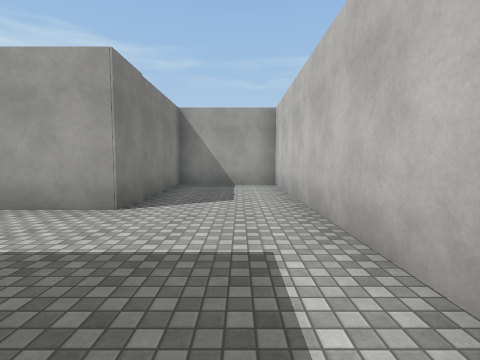
[1] (above)

24 first-person views from a walk through a scene from a Unity 3-D project. The camera is 1.5 m above the floor, tilts 4° down and sees 85° across. The floor is counted in squares, 2 m on a side. Each view is taken from the middle of a square. On the plan, view 1 faces up. The plan holds only what a view shows up to about 9 squares ahead; the rest is blank. The place goes on beyond the plan. Surface patterns are stand-ins for the level's own textures.

[2]
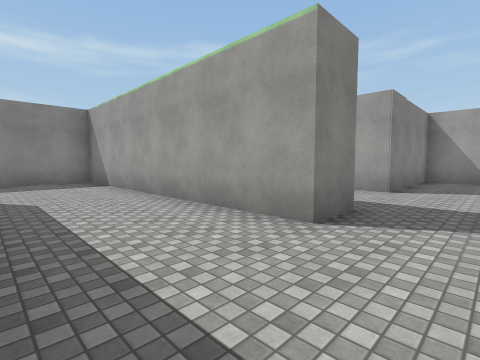

[3]
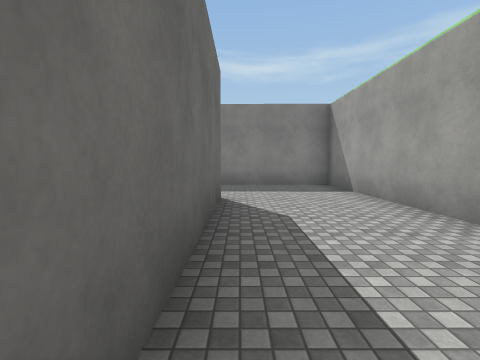

[4]
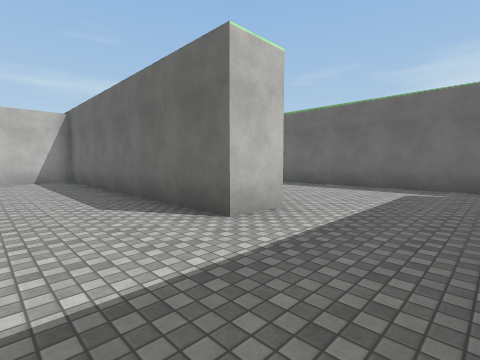

[5]
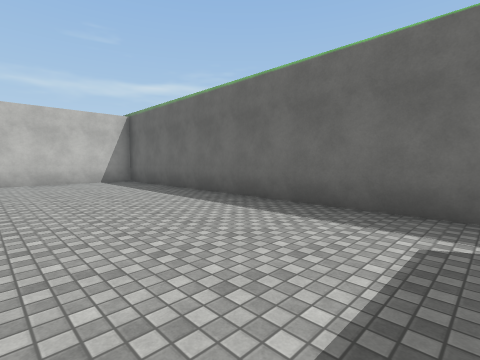

[6]
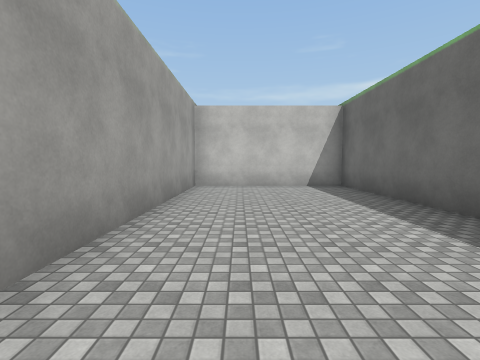

[7]
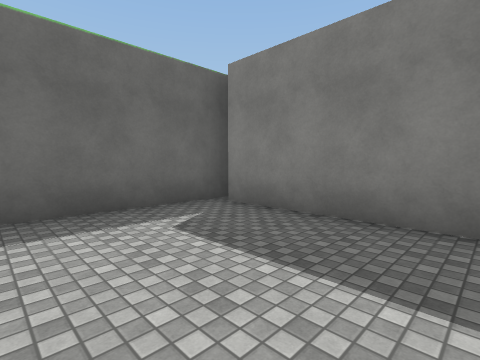

[8]
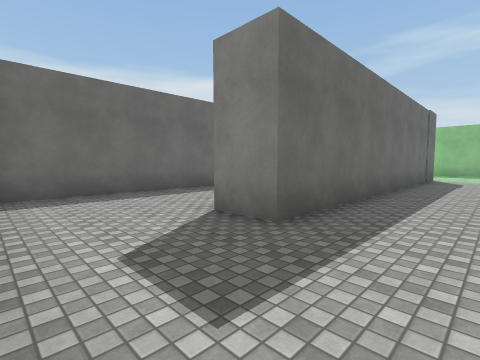

[9]
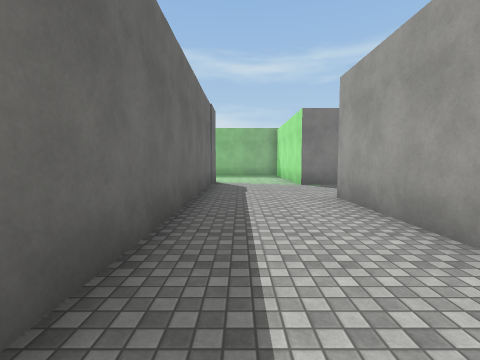

[10]
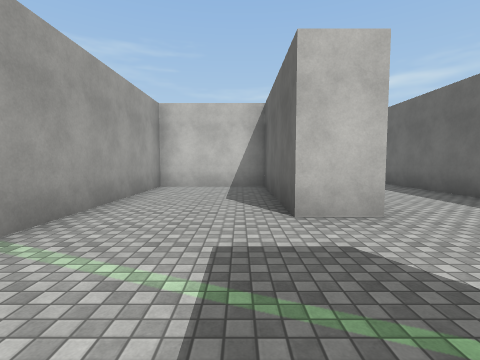

[11]
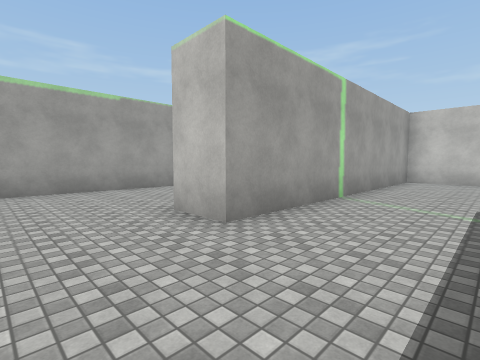

[12]
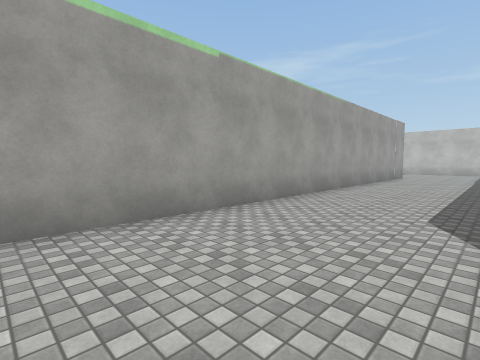

[13]
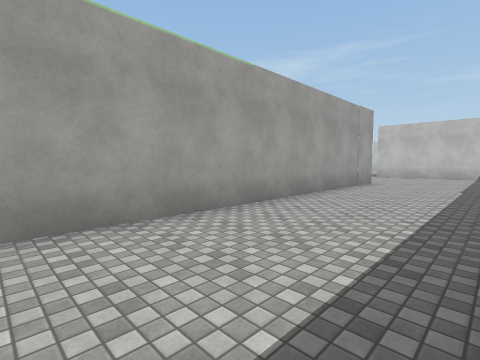

[14]
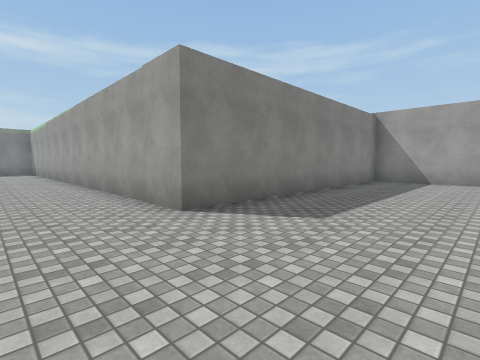

[15]
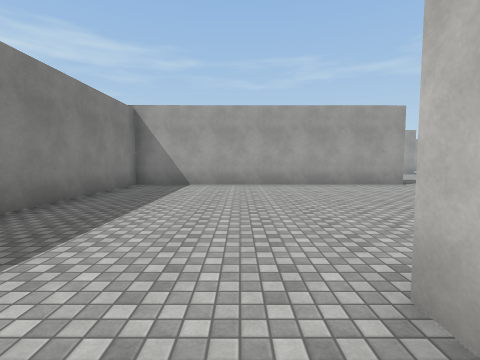

[16]
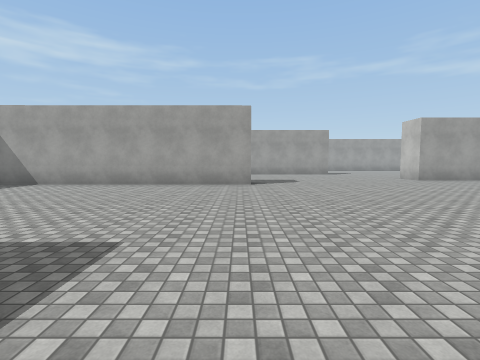

[17]
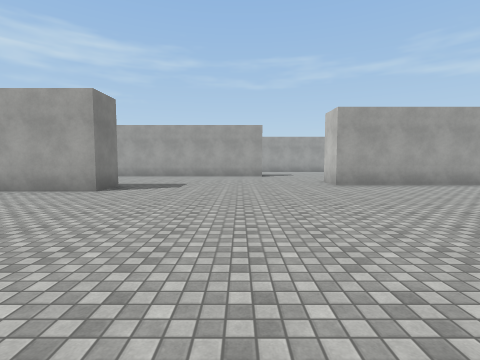

[18]
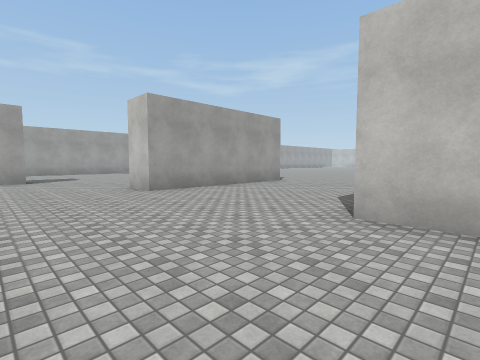

[19]
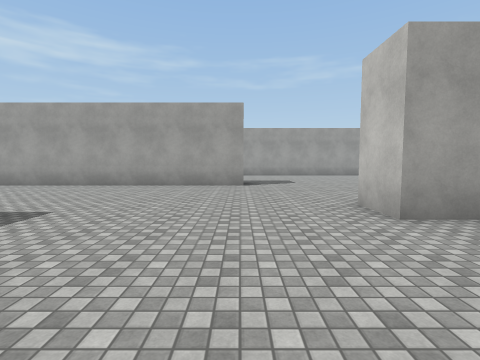

[20]
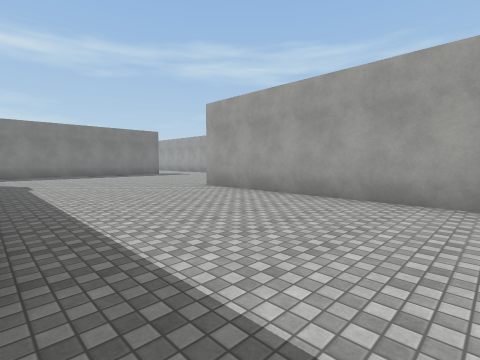

[21]
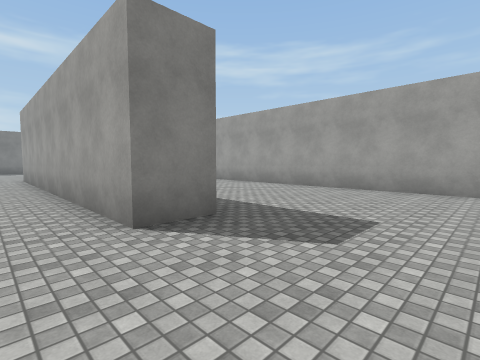

[22]
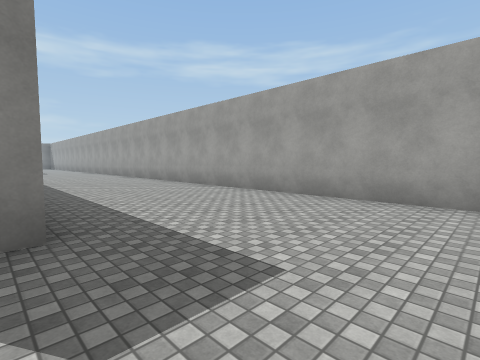

[23]
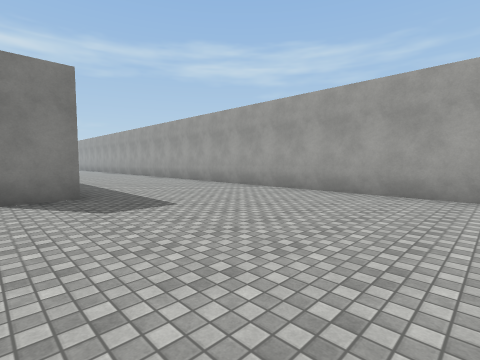

[24]
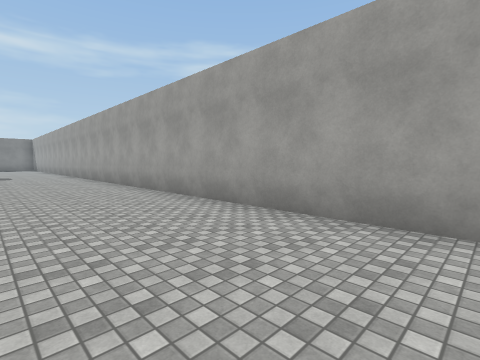

### Floor plan
Points are (right, up) in squares from view 1. A wall is a line through its corners. A room is listed if a view was taken in it or the views show most of it. See-through windows are left out.
Room 1 (views 1, 2, 3, 4, 5, 6, 7, 8, 9)
walls: (-7.5, -4.6) (-7.5, -3.4) (0.7, -3.4); (1.2, -2.6) (1.2, -1.4); (-8.6, 1.1) (-1.6, 1.1) (-1.6, -0.2) (-10.4, -0.2) (-10.4, -3.6); (1.2, 1.1) (1.2, 8.4) (-1.9, 8.4) (-1.9, 4) (-7.5, 4); (-10.4, -5.1) (-10.4, -8.7); (-10.9, -9.2) (1.2, -9.2) (1.2, -4.6) (-5.6, -4.6)
ways out: opening at (-8.5, 2.5) to room 2; opening at (-11, -9)
Room 2 (views 10, 11, 12, 13, 14, 15, 16, 17, 18, 19, 20, 21, 22, 23, 24)
walls: (8.4, 22.9) (8.4, 21.6) (-0.4, 21.6) (-0.4, 13.2) (-13.9, 13.2); (3.9, 13.9) (3.9, 14.4); (15.5, 17.1) (15.5, 18.4); (13.1, 29.5) (13.1, 28.2) (3.2, 28.2); (19.5, 23.3) (15.1, 23.3) (15.1, 24.6); (18.8, 34.3) (1.5, 34.3); (-7.5, 4) (-7.5, 5.3) (-3.2, 5.3) (-3.2, 8.4) (-11.9, 8.4) (-11.9, 9.6); (-10.4, 5.3) (-10.4, 4) (-11, 4); (-11.1, 1.1) (-8.6, 1.1)
ways out: opening at (-8.5, 2.5) to room 1; opening at (-11, 2.5)

Positions as (right, up) in squares from view 1, and headings:
1: (0, 0), facing up
2: (0, -3), facing up-left
3: (-2, -3), facing left
4: (-10, -1), facing down-right
5: (-9, -5), facing down-right
6: (-7, -6), facing right
7: (-7, -5), facing down-left
8: (1, 3), facing down-left
9: (-2, 2), facing left
10: (-11, 6), facing right
11: (-14, 6), facing up-right
12: (-14, 10), facing up-right
13: (-10, 10), facing up-right
14: (3, 11), facing up-left
15: (3, 13), facing up
16: (8, 13), facing up
17: (12, 15), facing up
18: (12, 17), facing up-right
19: (13, 20), facing up
20: (10, 23), facing up-left
21: (16, 27), facing up-left
22: (16, 29), facing up-left
23: (19, 28), facing up-left
24: (11, 31), facing up-left
